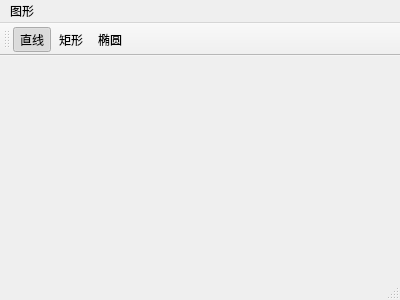
<?xml version="1.0" encoding="UTF-8"?>
<ui version="4.0">
 <class>MainWindow</class>
 <widget class="QMainWindow" name="MainWindow">
  <property name="geometry">
   <rect>
    <x>0</x>
    <y>0</y>
    <width>400</width>
    <height>300</height>
   </rect>
  </property>
  <property name="windowTitle">
   <string>MainWindow</string>
  </property>
  <widget class="QWidget" name="centralWidget"/>
  <widget class="QMenuBar" name="menuBar">
   <property name="geometry">
    <rect>
     <x>0</x>
     <y>0</y>
     <width>400</width>
     <height>23</height>
    </rect>
   </property>
   <widget class="QMenu" name="menu">
    <property name="title">
     <string>图形</string>
    </property>
    <addaction name="act_line"/>
    <addaction name="act_ecl"/>
    <addaction name="act_rect"/>
   </widget>
   <addaction name="menu"/>
  </widget>
  <widget class="QToolBar" name="mainToolBar">
   <attribute name="toolBarArea">
    <enum>TopToolBarArea</enum>
   </attribute>
   <attribute name="toolBarBreak">
    <bool>false</bool>
   </attribute>
   <addaction name="act_line"/>
   <addaction name="act_rect"/>
   <addaction name="act_ecl"/>
  </widget>
  <widget class="QStatusBar" name="statusBar"/>
  <action name="act_line">
   <property name="checkable">
    <bool>true</bool>
   </property>
   <property name="checked">
    <bool>true</bool>
   </property>
   <property name="icon">
    <iconset resource="res.qrc">
     <normaloff>:/new/img/res/line.bmp</normaloff>:/new/img/res/line.bmp</iconset>
   </property>
   <property name="text">
    <string>直线</string>
   </property>
  </action>
  <action name="act_ecl">
   <property name="checkable">
    <bool>true</bool>
   </property>
   <property name="icon">
    <iconset resource="res.qrc">
     <normaloff>:/new/img/res/ellc.bmp</normaloff>:/new/img/res/ellc.bmp</iconset>
   </property>
   <property name="text">
    <string>椭圆</string>
   </property>
  </action>
  <action name="act_rect">
   <property name="checkable">
    <bool>true</bool>
   </property>
   <property name="icon">
    <iconset resource="res.qrc">
     <normaloff>:/new/img/res/rect.bmp</normaloff>:/new/img/res/rect.bmp</iconset>
   </property>
   <property name="text">
    <string>矩形</string>
   </property>
  </action>
 </widget>
 <layoutdefault spacing="6" margin="11"/>
 <resources>
  <include location="res.qrc"/>
 </resources>
 <connections/>
</ui>
